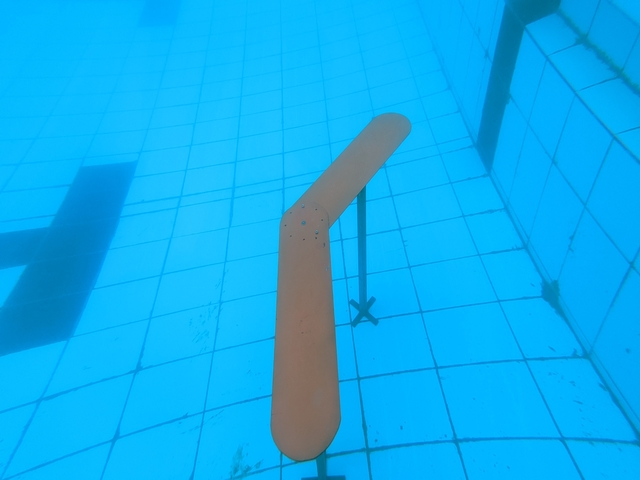
#> input picture ImagesQuery/aRightSmall.jpg, 640 x 480 px
$ python FeatureDetactor.py
#> lines starting #> are read from the running program, lines starting #| are printed output that depends on the picture
### tracker.py
import math


class EuclideanDistTracker:
    def __init__(self):
        # Store the center positions of the objects
        self.center_points = {}
        # Keep the count of the IDs
        # each time a new object id detected, the count will increase by one
        self.id_count = 0


    # [38 lines left out: function update, not called in this run]

### FeatureDetactor.py
import os

import numpy as np
import cv2
from tracker import *

obj_detector = cv2.createBackgroundSubtractorMOG2()
tracker = EuclideanDistTracker()

img1 = cv2.imread('ImagesQuery/aRightSmall.jpg', 0)
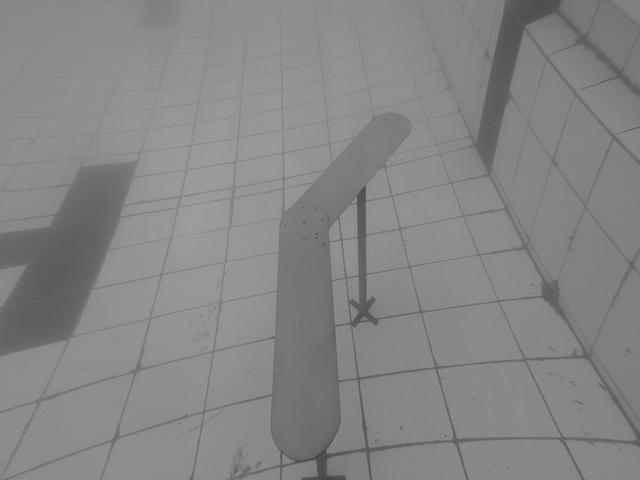
#> img1: shape (480, 640); min 54, max 159, mean 133.6
img2 = cv2.imread('ImagesQuery/rightOnlySmall.png', 0)
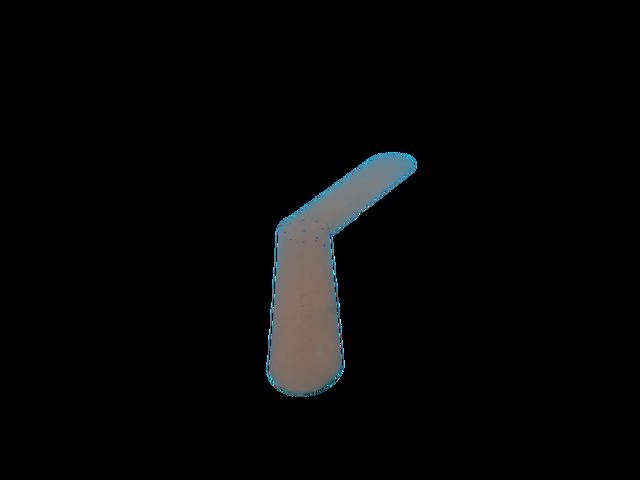
#> input picture ImagesQuery/rightOnlySmall.png, 640 x 480 px
#> img2: shape (480, 640); min 0, max 255, mean 6.1

orb = cv2.ORB_create(nfeatures=5000)

kp1, des1 = orb.detectAndCompute(img1, None)
#> kp1 = 139 keypoints; strongest (x, y, size): (364, 187, 31), (361, 380, 31), (356, 381, 31), (363, 187, 44.6)
kp2, des2 = orb.detectAndCompute(img2, None)
#> kp2 = 669 keypoints; strongest (x, y, size): (340, 320, 31), (338, 320, 31), (334, 258, 31), (334, 278, 31)

matches = cv2.BFMatcher().knnMatch(des1, des2, k=2)
#> matches = 139 matches

good = [[m] for m, n in matches if m.distance < .99 * n.distance]
#> good = 115 matches
print(len(good))
#| 115
img3 = cv2.drawMatchesKnn(img1, kp1, img2, kp2, good, None, flags=0)
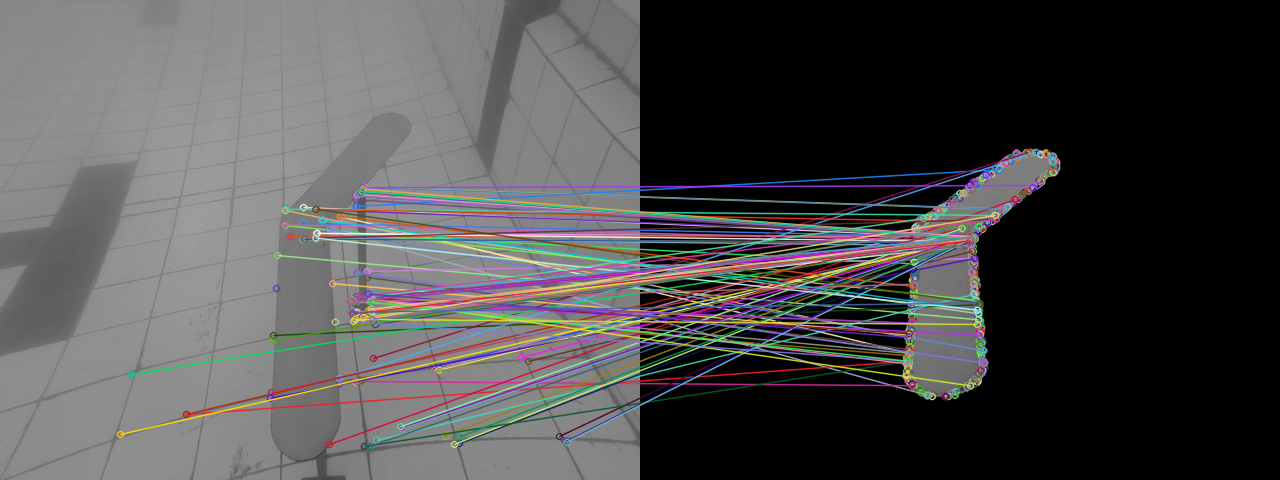
#> img3: shape (480, 1280, 3); mean of channels 0, 1, 2 76.1, 75.7, 76.7; drawn as B, G, R


# [30 lines of commented-out code are left out]
cv2.imshow('img1', img1)
cv2.imshow('img2', img2)
cv2.imshow('img3', img3)
# cv2.imshow('img4', img4)

cv2.waitKey(0)
